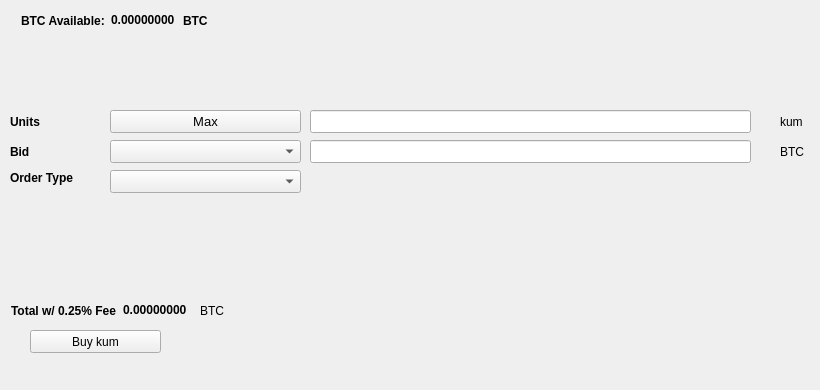
   <widget class="QWidget" name="BuyTab">
    <attribute name="title">
     <string>Buy</string>
    </attribute>
    <widget class="QPushButton" name="Buykum">
     <property name="geometry">
      <rect>
       <x>30</x>
       <y>330</y>
       <width>131</width>
       <height>23</height>
      </rect>
     </property>
     <property name="text">
      <string>Buy kum</string>
     </property>
     <property name="icon">
      <iconset resource="../kum.qrc">
       <normaloff>:/icons/bitcoin</normaloff>:/icons/bitcoin</iconset>
     </property>
    </widget>
    <widget class="QLabel" name="label_3">
     <property name="geometry">
      <rect>
       <x>10</x>
       <y>110</y>
       <width>46</width>
       <height>23</height>
      </rect>
     </property>
     <property name="font">
      <font>
       <weight>75</weight>
       <bold>true</bold>
      </font>
     </property>
     <property name="text">
      <string>Units</string>
     </property>
    </widget>
    <widget class="QLineEdit" name="UnitsInput">
     <property name="geometry">
      <rect>
       <x>310</x>
       <y>110</y>
       <width>441</width>
       <height>23</height>
      </rect>
     </property>
     <property name="font">
      <font>
       <pointsize>9</pointsize>
       <weight>75</weight>
       <bold>true</bold>
      </font>
     </property>
    </widget>
    <widget class="QLineEdit" name="BuyBidPriceEdit">
     <property name="geometry">
      <rect>
       <x>310</x>
       <y>140</y>
       <width>441</width>
       <height>23</height>
      </rect>
     </property>
     <property name="font">
      <font>
       <pointsize>9</pointsize>
       <weight>75</weight>
       <bold>true</bold>
      </font>
     </property>
    </widget>
    <widget class="QLabel" name="label_4">
     <property name="geometry">
      <rect>
       <x>780</x>
       <y>110</y>
       <width>31</width>
       <height>23</height>
      </rect>
     </property>
     <property name="text">
      <string>kum</string>
     </property>
    </widget>
    <widget class="QLabel" name="label_5">
     <property name="geometry">
      <rect>
       <x>780</x>
       <y>140</y>
       <width>31</width>
       <height>23</height>
      </rect>
     </property>
     <property name="text">
      <string>BTC</string>
     </property>
    </widget>
    <widget class="QLabel" name="label_6">
     <property name="geometry">
      <rect>
       <x>10</x>
       <y>140</y>
       <width>46</width>
       <height>23</height>
      </rect>
     </property>
     <property name="font">
      <font>
       <weight>75</weight>
       <bold>true</bold>
      </font>
     </property>
     <property name="text">
      <string>Bid</string>
     </property>
    </widget>
    <widget class="QLabel" name="label_7">
     <property name="geometry">
      <rect>
       <x>10</x>
       <y>170</y>
       <width>91</width>
       <height>16</height>
      </rect>
     </property>
     <property name="font">
      <font>
       <weight>75</weight>
       <bold>true</bold>
      </font>
     </property>
     <property name="text">
      <string>Order Type</string>
     </property>
    </widget>
    <widget class="QPushButton" name="Buy_Max_Amount">
     <property name="geometry">
      <rect>
       <x>110</x>
       <y>110</y>
       <width>191</width>
       <height>23</height>
      </rect>
     </property>
     <property name="font">
      <font>
       <pointsize>10</pointsize>
      </font>
     </property>
     <property name="text">
      <string>Max</string>
     </property>
    </widget>
    <widget class="QComboBox" name="BuyBidcomboBox">
     <property name="geometry">
      <rect>
       <x>110</x>
       <y>140</y>
       <width>191</width>
       <height>23</height>
      </rect>
     </property>
     <property name="font">
      <font>
       <pointsize>10</pointsize>
      </font>
     </property>
    </widget>
    <widget class="QComboBox" name="buyOrdertypeCombo">
     <property name="geometry">
      <rect>
       <x>110</x>
       <y>170</y>
       <width>191</width>
       <height>23</height>
      </rect>
     </property>
     <property name="font">
      <font>
       <pointsize>10</pointsize>
      </font>
     </property>
    </widget>
    <widget class="QWidget" name="layoutWidget1">
     <property name="geometry">
      <rect>
       <x>21</x>
       <y>11</y>
       <width>227</width>
       <height>19</height>
      </rect>
     </property>
     <layout class="QHBoxLayout" name="horizontalLayout_3">
      <item>
       <widget class="QLabel" name="label232">
        <property name="font">
         <font>
          <weight>75</weight>
          <bold>true</bold>
         </font>
        </property>
        <property name="text">
         <string>BTC Available:</string>
        </property>
       </widget>
      </item>
      <item>
       <widget class="QLabel" name="BtcAvailableLbl">
        <property name="palette">
         <palette>
          <active>
           <colorrole role="WindowText">
            <brush brushstyle="SolidPattern">
             <color alpha="255">
              <red>0</red>
              <green>0</green>
              <blue>0</blue>
             </color>
            </brush>
           </colorrole>
           <colorrole role="Button">
            <brush brushstyle="SolidPattern">
             <color alpha="255">
              <red>0</red>
              <green>170</green>
              <blue>0</blue>
             </color>
            </brush>
           </colorrole>
           <colorrole role="Light">
            <brush brushstyle="SolidPattern">
             <color alpha="255">
              <red>0</red>
              <green>255</green>
              <blue>0</blue>
             </color>
            </brush>
           </colorrole>
           <colorrole role="Midlight">
            <brush brushstyle="SolidPattern">
             <color alpha="255">
              <red>0</red>
              <green>212</green>
              <blue>0</blue>
             </color>
            </brush>
           </colorrole>
           <colorrole role="Dark">
            <brush brushstyle="SolidPattern">
             <color alpha="255">
              <red>0</red>
              <green>85</green>
              <blue>0</blue>
             </color>
            </brush>
           </colorrole>
           <colorrole role="Mid">
            <brush brushstyle="SolidPattern">
             <color alpha="255">
              <red>0</red>
              <green>113</green>
              <blue>0</blue>
             </color>
            </brush>
           </colorrole>
           <colorrole role="Text">
            <brush brushstyle="SolidPattern">
             <color alpha="255">
              <red>0</red>
              <green>170</green>
              <blue>0</blue>
             </color>
            </brush>
           </colorrole>
           <colorrole role="BrightText">
            <brush brushstyle="SolidPattern">
             <color alpha="255">
              <red>255</red>
              <green>255</green>
              <blue>255</blue>
             </color>
            </brush>
           </colorrole>
           <colorrole role="ButtonText">
            <brush brushstyle="SolidPattern">
             <color alpha="255">
              <red>0</red>
              <green>0</green>
              <blue>0</blue>
             </color>
            </brush>
           </colorrole>
           <colorrole role="Base">
            <brush brushstyle="SolidPattern">
             <color alpha="255">
              <red>255</red>
              <green>255</green>
              <blue>255</blue>
             </color>
            </brush>
           </colorrole>
           <colorrole role="Window">
            <brush brushstyle="SolidPattern">
             <color alpha="255">
              <red>0</red>
              <green>170</green>
              <blue>0</blue>
             </color>
            </brush>
           </colorrole>
           <colorrole role="Shadow">
            <brush brushstyle="SolidPattern">
             <color alpha="255">
              <red>0</red>
              <green>0</green>
              <blue>0</blue>
             </color>
            </brush>
           </colorrole>
           <colorrole role="AlternateBase">
            <brush brushstyle="SolidPattern">
             <color alpha="255">
              <red>127</red>
              <green>212</green>
              <blue>127</blue>
             </color>
            </brush>
           </colorrole>
           <colorrole role="ToolTipBase">
            <brush brushstyle="SolidPattern">
             <color alpha="255">
              <red>255</red>
              <green>255</green>
              <blue>220</blue>
             </color>
            </brush>
           </colorrole>
           <colorrole role="ToolTipText">
            <brush brushstyle="SolidPattern">
             <color alpha="255">
              <red>0</red>
              <green>0</green>
              <blue>0</blue>
             </color>
            </brush>
           </colorrole>
          </active>
          <inactive>
           <colorrole role="WindowText">
            <brush brushstyle="SolidPattern">
             <color alpha="255">
              <red>0</red>
              <green>0</green>
              <blue>0</blue>
             </color>
            </brush>
           </colorrole>
           <colorrole role="Button">
            <brush brushstyle="SolidPattern">
             <color alpha="255">
              <red>0</red>
              <green>170</green>
              <blue>0</blue>
             </color>
            </brush>
           </colorrole>
           <colorrole role="Light">
            <brush brushstyle="SolidPattern">
             <color alpha="255">
              <red>0</red>
              <green>255</green>
              <blue>0</blue>
             </color>
            </brush>
           </colorrole>
           <colorrole role="Midlight">
            <brush brushstyle="SolidPattern">
             <color alpha="255">
              <red>0</red>
              <green>212</green>
              <blue>0</blue>
             </color>
            </brush>
           </colorrole>
           <colorrole role="Dark">
            <brush brushstyle="SolidPattern">
             <color alpha="255">
              <red>0</red>
              <green>85</green>
              <blue>0</blue>
             </color>
            </brush>
           </colorrole>
           <colorrole role="Mid">
            <brush brushstyle="SolidPattern">
             <color alpha="255">
              <red>0</red>
              <green>113</green>
              <blue>0</blue>
             </color>
            </brush>
           </colorrole>
           <colorrole role="Text">
            <brush brushstyle="SolidPattern">
             <color alpha="255">
              <red>0</red>
              <green>170</green>
              <blue>0</blue>
             </color>
            </brush>
           </colorrole>
           <colorrole role="BrightText">
            <brush brushstyle="SolidPattern">
             <color alpha="255">
              <red>255</red>
              <green>255</green>
              <blue>255</blue>
             </color>
            </brush>
           </colorrole>
           <colorrole role="ButtonText">
            <brush brushstyle="SolidPattern">
             <color alpha="255">
              <red>0</red>
              <green>0</green>
              <blue>0</blue>
             </color>
            </brush>
           </colorrole>
           <colorrole role="Base">
            <brush brushstyle="SolidPattern">
             <color alpha="255">
              <red>255</red>
              <green>255</green>
              <blue>255</blue>
             </color>
            </brush>
           </colorrole>
           <colorrole role="Window">
            <brush brushstyle="SolidPattern">
             <color alpha="255">
              <red>0</red>
              <green>170</green>
              <blue>0</blue>
             </color>
            </brush>
           </colorrole>
           <colorrole role="Shadow">
            <brush brushstyle="SolidPattern">
             <color alpha="255">
              <red>0</red>
              <green>0</green>
              <blue>0</blue>
             </color>
            </brush>
           </colorrole>
           <colorrole role="AlternateBase">
            <brush brushstyle="SolidPattern">
             <color alpha="255">
              <red>127</red>
              <green>212</green>
              <blue>127</blue>
             </color>
            </brush>
           </colorrole>
           <colorrole role="ToolTipBase">
            <brush brushstyle="SolidPattern">
             <color alpha="255">
              <red>255</red>
              <green>255</green>
              <blue>220</blue>
             </color>
            </brush>
           </colorrole>
           <colorrole role="ToolTipText">
            <brush brushstyle="SolidPattern">
             <color alpha="255">
              <red>0</red>
              <green>0</green>
              <blue>0</blue>
             </color>
            </brush>
           </colorrole>
          </inactive>
          <disabled>
           <colorrole role="WindowText">
            <brush brushstyle="SolidPattern">
             <color alpha="255">
              <red>0</red>
              <green>85</green>
              <blue>0</blue>
             </color>
            </brush>
           </colorrole>
           <colorrole role="Button">
            <brush brushstyle="SolidPattern">
             <color alpha="255">
              <red>0</red>
              <green>170</green>
              <blue>0</blue>
             </color>
            </brush>
           </colorrole>
           <colorrole role="Light">
            <brush brushstyle="SolidPattern">
             <color alpha="255">
              <red>0</red>
              <green>255</green>
              <blue>0</blue>
             </color>
            </brush>
           </colorrole>
           <colorrole role="Midlight">
            <brush brushstyle="SolidPattern">
             <color alpha="255">
              <red>0</red>
              <green>212</green>
              <blue>0</blue>
             </color>
            </brush>
           </colorrole>
           <colorrole role="Dark">
            <brush brushstyle="SolidPattern">
             <color alpha="255">
              <red>0</red>
              <green>85</green>
              <blue>0</blue>
             </color>
            </brush>
           </colorrole>
           <colorrole role="Mid">
            <brush brushstyle="SolidPattern">
             <color alpha="255">
              <red>0</red>
              <green>113</green>
              <blue>0</blue>
             </color>
            </brush>
           </colorrole>
           <colorrole role="Text">
            <brush brushstyle="SolidPattern">
             <color alpha="255">
              <red>0</red>
              <green>85</green>
              <blue>0</blue>
             </color>
            </brush>
           </colorrole>
           <colorrole role="BrightText">
            <brush brushstyle="SolidPattern">
             <color alpha="255">
              <red>255</red>
              <green>255</green>
              <blue>255</blue>
             </color>
            </brush>
           </colorrole>
           <colorrole role="ButtonText">
            <brush brushstyle="SolidPattern">
             <color alpha="255">
              <red>0</red>
              <green>85</green>
              <blue>0</blue>
             </color>
            </brush>
           </colorrole>
           <colorrole role="Base">
            <brush brushstyle="SolidPattern">
             <color alpha="255">
              <red>0</red>
              <green>170</green>
              <blue>0</blue>
             </color>
            </brush>
           </colorrole>
           <colorrole role="Window">
            <brush brushstyle="SolidPattern">
             <color alpha="255">
              <red>0</red>
              <green>170</green>
              <blue>0</blue>
             </color>
            </brush>
           </colorrole>
           <colorrole role="Shadow">
            <brush brushstyle="SolidPattern">
             <color alpha="255">
              <red>0</red>
              <green>0</green>
              <blue>0</blue>
             </color>
            </brush>
           </colorrole>
           <colorrole role="AlternateBase">
            <brush brushstyle="SolidPattern">
             <color alpha="255">
              <red>0</red>
              <green>170</green>
              <blue>0</blue>
             </color>
            </brush>
           </colorrole>
           <colorrole role="ToolTipBase">
            <brush brushstyle="SolidPattern">
             <color alpha="255">
              <red>255</red>
              <green>255</green>
              <blue>220</blue>
             </color>
            </brush>
           </colorrole>
           <colorrole role="ToolTipText">
            <brush brushstyle="SolidPattern">
             <color alpha="255">
              <red>0</red>
              <green>0</green>
              <blue>0</blue>
             </color>
            </brush>
           </colorrole>
          </disabled>
         </palette>
        </property>
        <property name="font">
         <font>
          <weight>75</weight>
          <bold>true</bold>
         </font>
        </property>
        <property name="text">
         <string>0.00000000</string>
        </property>
        <property name="textInteractionFlags">
         <set>Qt::LinksAccessibleByMouse|Qt::TextSelectableByKeyboard|Qt::TextSelectableByMouse</set>
        </property>
       </widget>
      </item>
      <item>
       <widget class="QLabel" name="BtcAvailableLbl_2">
        <property name="font">
         <font>
          <weight>75</weight>
          <bold>true</bold>
         </font>
        </property>
        <property name="text">
         <string>BTC</string>
        </property>
       </widget>
      </item>
     </layout>
    </widget>
    <widget class="QWidget" name="layoutWidge2">
     <property name="geometry">
      <rect>
       <x>11</x>
       <y>301</y>
       <width>259</width>
       <height>19</height>
      </rect>
     </property>
     <layout class="QHBoxLayout" name="horizontalLayout_4">
      <item>
       <widget class="QLabel" name="label_9">
        <property name="font">
         <font>
          <weight>75</weight>
          <bold>true</bold>
         </font>
        </property>
        <property name="text">
         <string>Total w/ 0.25% Fee</string>
        </property>
       </widget>
      </item>
      <item>
       <widget class="QLabel" name="BuyCostLabel">
        <property name="palette">
         <palette>
          <active>
           <colorrole role="WindowText">
            <brush brushstyle="SolidPattern">
             <color alpha="255">
              <red>0</red>
              <green>0</green>
              <blue>0</blue>
             </color>
            </brush>
           </colorrole>
           <colorrole role="Button">
            <brush brushstyle="SolidPattern">
             <color alpha="255">
              <red>0</red>
              <green>170</green>
              <blue>0</blue>
             </color>
            </brush>
           </colorrole>
           <colorrole role="Light">
            <brush brushstyle="SolidPattern">
             <color alpha="255">
              <red>0</red>
              <green>255</green>
              <blue>0</blue>
             </color>
            </brush>
           </colorrole>
           <colorrole role="Midlight">
            <brush brushstyle="SolidPattern">
             <color alpha="255">
              <red>0</red>
              <green>212</green>
              <blue>0</blue>
             </color>
            </brush>
           </colorrole>
           <colorrole role="Dark">
            <brush brushstyle="SolidPattern">
             <color alpha="255">
              <red>0</red>
              <green>85</green>
              <blue>0</blue>
             </color>
            </brush>
           </colorrole>
           <colorrole role="Mid">
            <brush brushstyle="SolidPattern">
             <color alpha="255">
              <red>0</red>
              <green>113</green>
              <blue>0</blue>
             </color>
            </brush>
           </colorrole>
           <colorrole role="Text">
            <brush brushstyle="SolidPattern">
             <color alpha="255">
              <red>0</red>
              <green>170</green>
              <blue>0</blue>
             </color>
            </brush>
           </colorrole>
           <colorrole role="BrightText">
            <brush brushstyle="SolidPattern">
             <color alpha="255">
              <red>255</red>
              <green>255</green>
              <blue>255</blue>
             </color>
            </brush>
           </colorrole>
           <colorrole role="ButtonText">
            <brush brushstyle="SolidPattern">
             <color alpha="255">
              <red>0</red>
              <green>0</green>
              <blue>0</blue>
             </color>
            </brush>
           </colorrole>
           <colorrole role="Base">
            <brush brushstyle="SolidPattern">
             <color alpha="255">
              <red>255</red>
              <green>255</green>
              <blue>255</blue>
             </color>
            </brush>
           </colorrole>
           <colorrole role="Window">
            <brush brushstyle="SolidPattern">
             <color alpha="255">
              <red>0</red>
              <green>170</green>
              <blue>0</blue>
             </color>
            </brush>
           </colorrole>
           <colorrole role="Shadow">
            <brush brushstyle="SolidPattern">
             <color alpha="255">
              <red>0</red>
              <green>0</green>
              <blue>0</blue>
             </color>
            </brush>
           </colorrole>
           <colorrole role="AlternateBase">
            <brush brushstyle="SolidPattern">
             <color alpha="255">
              <red>127</red>
              <green>212</green>
              <blue>127</blue>
             </color>
            </brush>
           </colorrole>
           <colorrole role="ToolTipBase">
            <brush brushstyle="SolidPattern">
             <color alpha="255">
              <red>255</red>
              <green>255</green>
              <blue>220</blue>
             </color>
            </brush>
           </colorrole>
           <colorrole role="ToolTipText">
            <brush brushstyle="SolidPattern">
             <color alpha="255">
              <red>0</red>
              <green>0</green>
              <blue>0</blue>
             </color>
            </brush>
           </colorrole>
          </active>
          <inactive>
           <colorrole role="WindowText">
            <brush brushstyle="SolidPattern">
             <color alpha="255">
              <red>0</red>
              <green>0</green>
              <blue>0</blue>
             </color>
            </brush>
           </colorrole>
           <colorrole role="Button">
            <brush brushstyle="SolidPattern">
             <color alpha="255">
              <red>0</red>
              <green>170</green>
              <blue>0</blue>
             </color>
            </brush>
           </colorrole>
           <colorrole role="Light">
            <brush brushstyle="SolidPattern">
             <color alpha="255">
              <red>0</red>
              <green>255</green>
              <blue>0</blue>
             </color>
            </brush>
           </colorrole>
           <colorrole role="Midlight">
            <brush brushstyle="SolidPattern">
             <color alpha="255">
              <red>0</red>
              <green>212</green>
              <blue>0</blue>
             </color>
            </brush>
           </colorrole>
           <colorrole role="Dark">
            <brush brushstyle="SolidPattern">
             <color alpha="255">
              <red>0</red>
              <green>85</green>
              <blue>0</blue>
             </color>
            </brush>
           </colorrole>
           <colorrole role="Mid">
            <brush brushstyle="SolidPattern">
             <color alpha="255">
              <red>0</red>
              <green>113</green>
              <blue>0</blue>
             </color>
            </brush>
           </colorrole>
           <colorrole role="Text">
            <brush brushstyle="SolidPattern">
             <color alpha="255">
              <red>0</red>
              <green>170</green>
              <blue>0</blue>
             </color>
            </brush>
           </colorrole>
           <colorrole role="BrightText">
            <brush brushstyle="SolidPattern">
             <color alpha="255">
              <red>255</red>
              <green>255</green>
              <blue>255</blue>
             </color>
            </brush>
           </colorrole>
           <colorrole role="ButtonText">
            <brush brushstyle="SolidPattern">
             <color alpha="255">
              <red>0</red>
              <green>0</green>
              <blue>0</blue>
             </color>
            </brush>
           </colorrole>
           <colorrole role="Base">
            <brush brushstyle="SolidPattern">
             <color alpha="255">
              <red>255</red>
              <green>255</green>
              <blue>255</blue>
             </color>
            </brush>
           </colorrole>
           <colorrole role="Window">
            <brush brushstyle="SolidPattern">
             <color alpha="255">
              <red>0</red>
              <green>170</green>
              <blue>0</blue>
             </color>
            </brush>
           </colorrole>
           <colorrole role="Shadow">
            <brush brushstyle="SolidPattern">
             <color alpha="255">
              <red>0</red>
              <green>0</green>
              <blue>0</blue>
             </color>
            </brush>
           </colorrole>
           <colorrole role="AlternateBase">
            <brush brushstyle="SolidPattern">
             <color alpha="255">
              <red>127</red>
              <green>212</green>
              <blue>127</blue>
             </color>
            </brush>
           </colorrole>
           <colorrole role="ToolTipBase">
            <brush brushstyle="SolidPattern">
             <color alpha="255">
              <red>255</red>
              <green>255</green>
              <blue>220</blue>
             </color>
            </brush>
           </colorrole>
           <colorrole role="ToolTipText">
            <brush brushstyle="SolidPattern">
             <color alpha="255">
              <red>0</red>
              <green>0</green>
              <blue>0</blue>
             </color>
            </brush>
           </colorrole>
          </inactive>
          <disabled>
           <colorrole role="WindowText">
            <brush brushstyle="SolidPattern">
             <color alpha="255">
              <red>0</red>
              <green>85</green>
              <blue>0</blue>
             </color>
            </brush>
           </colorrole>
           <colorrole role="Button">
            <brush brushstyle="SolidPattern">
             <color alpha="255">
              <red>0</red>
              <green>170</green>
              <blue>0</blue>
             </color>
            </brush>
           </colorrole>
           <colorrole role="Light">
            <brush brushstyle="SolidPattern">
             <color alpha="255">
              <red>0</red>
              <green>255</green>
              <blue>0</blue>
             </color>
            </brush>
           </colorrole>
           <colorrole role="Midlight">
            <brush brushstyle="SolidPattern">
             <color alpha="255">
              <red>0</red>
              <green>212</green>
              <blue>0</blue>
             </color>
            </brush>
           </colorrole>
           <colorrole role="Dark">
            <brush brushstyle="SolidPattern">
             <color alpha="255">
              <red>0</red>
              <green>85</green>
              <blue>0</blue>
             </color>
            </brush>
           </colorrole>
           <colorrole role="Mid">
            <brush brushstyle="SolidPattern">
             <color alpha="255">
              <red>0</red>
              <green>113</green>
              <blue>0</blue>
             </color>
            </brush>
           </colorrole>
           <colorrole role="Text">
            <brush brushstyle="SolidPattern">
             <color alpha="255">
              <red>0</red>
              <green>85</green>
              <blue>0</blue>
             </color>
            </brush>
           </colorrole>
           <colorrole role="BrightText">
            <brush brushstyle="SolidPattern">
             <color alpha="255">
              <red>255</red>
              <green>255</green>
              <blue>255</blue>
             </color>
            </brush>
           </colorrole>
           <colorrole role="ButtonText">
            <brush brushstyle="SolidPattern">
             <color alpha="255">
              <red>0</red>
              <green>85</green>
              <blue>0</blue>
             </color>
            </brush>
           </colorrole>
           <colorrole role="Base">
            <brush brushstyle="SolidPattern">
             <color alpha="255">
              <red>0</red>
              <green>170</green>
              <blue>0</blue>
             </color>
            </brush>
           </colorrole>
           <colorrole role="Window">
            <brush brushstyle="SolidPattern">
             <color alpha="255">
              <red>0</red>
              <green>170</green>
              <blue>0</blue>
             </color>
            </brush>
           </colorrole>
           <colorrole role="Shadow">
            <brush brushstyle="SolidPattern">
             <color alpha="255">
              <red>0</red>
              <green>0</green>
              <blue>0</blue>
             </color>
            </brush>
           </colorrole>
           <colorrole role="AlternateBase">
            <brush brushstyle="SolidPattern">
             <color alpha="255">
              <red>0</red>
              <green>170</green>
              <blue>0</blue>
             </color>
            </brush>
           </colorrole>
           <colorrole role="ToolTipBase">
            <brush brushstyle="SolidPattern">
             <color alpha="255">
              <red>255</red>
              <green>255</green>
              <blue>220</blue>
             </color>
            </brush>
           </colorrole>
           <colorrole role="ToolTipText">
            <brush brushstyle="SolidPattern">
             <color alpha="255">
              <red>0</red>
              <green>0</green>
              <blue>0</blue>
             </color>
            </brush>
           </colorrole>
          </disabled>
         </palette>
        </property>
        <property name="font">
         <font>
          <weight>75</weight>
          <bold>true</bold>
         </font>
        </property>
        <property name="autoFillBackground">
         <bool>false</bool>
        </property>
        <property name="text">
         <string>0.00000000</string>
        </property>
        <property name="textInteractionFlags">
         <set>Qt::LinksAccessibleByMouse|Qt::TextSelectableByMouse</set>
        </property>
       </widget>
      </item>
      <item>
       <widget class="QLabel" name="label_10">
        <property name="font">
         <font>
          <weight>50</weight>
          <bold>false</bold>
         </font>
        </property>
        <property name="text">
         <string>BTC</string>
        </property>
       </widget>
      </item>
     </layout>
    </widget>
    <widget class="QLabel" name="label_24">
     <property name="geometry">
      <rect>
       <x>460</x>
       <y>300</y>
       <width>281</width>
       <height>81</height>
      </rect>
     </property>
     <property name="text">
      <string/>
     </property>
     <property name="pixmap">
      <pixmap>:/images/bittrex</pixmap>
     </property>
    </widget>
   </widget>
